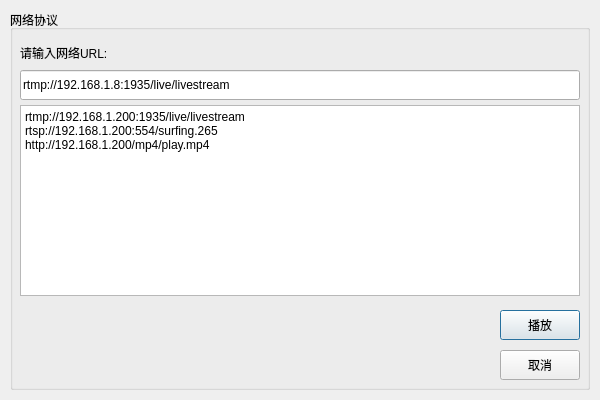
<?xml version="1.0" encoding="UTF-8"?>
<ui version="4.0">
 <class>DialogNetStream</class>
 <widget class="QDialog" name="DialogNetStream">
  <property name="geometry">
   <rect>
    <x>0</x>
    <y>0</y>
    <width>600</width>
    <height>400</height>
   </rect>
  </property>
  <property name="windowTitle">
   <string>Dialog</string>
  </property>
  <widget class="QGroupBox" name="groupBox">
   <property name="geometry">
    <rect>
     <x>10</x>
     <y>10</y>
     <width>580</width>
     <height>380</height>
    </rect>
   </property>
   <property name="title">
    <string>网络协议</string>
   </property>
   <widget class="QLabel" name="label">
    <property name="geometry">
     <rect>
      <x>10</x>
      <y>30</y>
      <width>150</width>
      <height>25</height>
     </rect>
    </property>
    <property name="text">
     <string>请输入网络URL:</string>
    </property>
   </widget>
   <widget class="QLineEdit" name="lineEdit">
    <property name="geometry">
     <rect>
      <x>10</x>
      <y>60</y>
      <width>560</width>
      <height>30</height>
     </rect>
    </property>
    <property name="text">
     <string>rtmp://192.168.1.8:1935/live/livestream</string>
    </property>
   </widget>
   <widget class="QTextBrowser" name="textBrowser">
    <property name="geometry">
     <rect>
      <x>10</x>
      <y>95</y>
      <width>560</width>
      <height>191</height>
     </rect>
    </property>
    <property name="html">
     <string>&lt;!DOCTYPE HTML PUBLIC &quot;-//W3C//DTD HTML 4.0//EN&quot; &quot;http://www.w3.org/TR/REC-html40/strict.dtd&quot;&gt;
&lt;html&gt;&lt;head&gt;&lt;meta name=&quot;qrichtext&quot; content=&quot;1&quot; /&gt;&lt;style type=&quot;text/css&quot;&gt;
p, li { white-space: pre-wrap; }
&lt;/style&gt;&lt;/head&gt;&lt;body style=&quot; font-family:'SimSun'; font-size:9pt; font-weight:400; font-style:normal;&quot;&gt;
&lt;p style=&quot; margin-top:0px; margin-bottom:0px; margin-left:0px; margin-right:0px; -qt-block-indent:0; text-indent:0px;&quot;&gt;rtmp://192.168.1.200:1935/live/livestream&lt;/p&gt;
&lt;p style=&quot; margin-top:0px; margin-bottom:0px; margin-left:0px; margin-right:0px; -qt-block-indent:0; text-indent:0px;&quot;&gt;rtsp://192.168.1.200:554/surfing.265&lt;/p&gt;
&lt;p style=&quot; margin-top:0px; margin-bottom:0px; margin-left:0px; margin-right:0px; -qt-block-indent:0; text-indent:0px;&quot;&gt;http://192.168.1.200/mp4/play.mp4&lt;/p&gt;&lt;/body&gt;&lt;/html&gt;</string>
    </property>
   </widget>
   <widget class="QPushButton" name="pushBtnPlay">
    <property name="geometry">
     <rect>
      <x>490</x>
      <y>300</y>
      <width>80</width>
      <height>30</height>
     </rect>
    </property>
    <property name="text">
     <string>播放</string>
    </property>
   </widget>
   <widget class="QPushButton" name="pushBtnCancel">
    <property name="geometry">
     <rect>
      <x>490</x>
      <y>340</y>
      <width>80</width>
      <height>30</height>
     </rect>
    </property>
    <property name="text">
     <string>取消</string>
    </property>
   </widget>
  </widget>
 </widget>
 <resources/>
 <connections/>
</ui>
